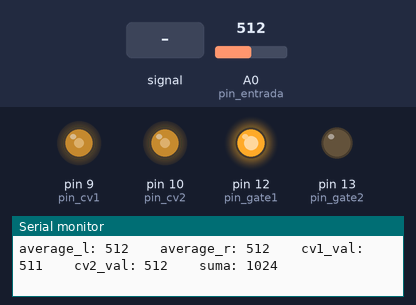
This sketch was run on a simulated Arduino Uno, built with avr-gcc and run on an emulated ATmega328P. Parts: output pins drawn as LEDs (lit = HIGH), the last lines printed to the serial monitor. The inputs (shaded band) are chosen by the test bench; at power-on: A0 (pin_entrada) = 512. Pins used as bus, display or sensor lines are not drawn.

Above: at 1.2 s.
1.3 s: A0 (pin_entrada) fed a 200 Hz sine of ±81 counts around its level
At 1.75 s:
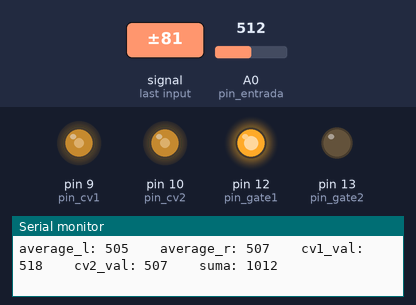
4.3 s: A0 (pin_entrada) set to 716
At 4.6 s:
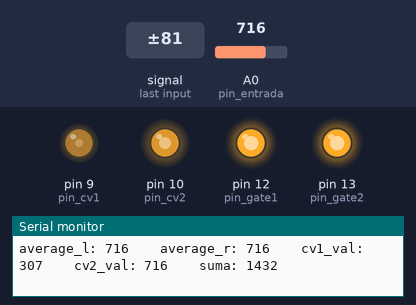
5.8 s: A0 (pin_entrada) fed a 1000 Hz sine of ±255 counts around its level
Timing chart, 0 to 6.7 s (numbered marks = the images above; inputs shaded):
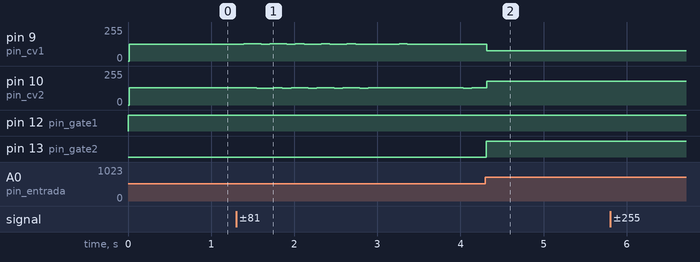

The sketch:

ribbon_main.ino
```cpp
//funciones clear bit y set bit
#define cbi(sfr, bit) (_SFR_BYTE(sfr) &= ~_BV(bit))
#define sbi(sfr, bit) (_SFR_BYTE(sfr) |= _BV(bit))

// constants won't change. Used here to
// set pin numbers:
const int pin_clock =  11;      // the number of the LED pin
const int pin_entrada = 0 ;  //pin de entrada del ribbon
const int numlectura = 50;  //definimos el tamaño de readings (un array de 10 valores)
const int pin_gate1 = 12;
const int pin_gate2 = 13;
const int pin_cv1 = 9;
const int pin_cv2 = 10;

volatile int timer_16d;

volatile boolean pin_salida_clock=0;  // almacen del estado actual de la salida de sincronia
unsigned long previous_micros = 0;        // will store last time LED was updated
unsigned long current_micros;
int lectura_alta;
int lectura_baja;
int lectura_suma;
int timer_3=0;
int timer_4=0;
int lectura_l[numlectura];   // creamos un array de 10 valores
int lectura_r[numlectura];   // creamos un array de 10 valores
int index_l = 0;             // el indice de la posicin del array
int index_r = 0;             // el indice de la posicin del array
unsigned int total_l = 0;    // the running total
unsigned int total_r = 0;    // the running total
int average_l = 0;           // la media de los valores almacenados
int average_r = 0;           // la media de los valores almacenados

int cv1_val=0;
int cv2_val=0;
int cv1_val_past=0;
int cv2_val_past=0;

void setup() {
  // set the digital pin as output:
  pinMode(pin_clock, OUTPUT);
  pinMode (pin_entrada,INPUT);
  Serial.begin(57600);
  // set prescale to 16 (1MHz ADC clock)
  sbi(ADCSRA,ADPS2) ;
  cbi(ADCSRA,ADPS1) ;
  cbi(ADCSRA,ADPS0) ;
  pinMode(pin_gate1, OUTPUT);
  pinMode(pin_gate2, OUTPUT);
  pinMode(pin_cv1, OUTPUT);
  pinMode(pin_cv2, OUTPUT);

  Setup_timer1();

  for (int thisReading = 0; thisReading < numlectura; thisReading++)
  {
    lectura_l[thisReading] = 0;
    lectura_r[thisReading] = 0;
  }

}

void loop()
{

  if (pin_salida_clock) //procedemos a la lectura del valor alto
  {
    current_micros= micros();
    if (current_micros>(previous_micros+350))
    {

      total_l= total_l - lectura_l[index_l]; // subtract the last reading:
      lectura_l[index_l]=analogRead(pin_entrada);
      total_l= total_l + lectura_l[index_l]; // add the reading to the total:
      index_l++;
      if (index_l >= numlectura) index_l = 0;

      average_l = total_l / numlectura; // calculate the average:
      //para depurar a pelo el CV1 del ribbon
      //average_l = analogRead(pin_entrada);
    }
  }

  if (!pin_salida_clock)//procedemos a la lectura del valor bajo
  {
    current_micros= micros();
    if (current_micros>(previous_micros+350))
    {

      total_r= total_r - lectura_r[index_r]; // subtract the last reading:
      lectura_r[index_r]=analogRead(pin_entrada);
      total_r= total_r + lectura_r[index_r]; // add the reading to the total:
      index_r++;
      if (index_r >= numlectura) index_r = 0;
      average_r = total_r / numlectura; // calculate the average:

      //para depurar a pelo el CV2 del ribbon
      //average_r=analogRead(pin_entrada);
    }
  }

  if(average_l>0){
    cv1_val = 1023-average_l;
    cv2_val = average_r;
  }
  else{
    cv1_val = cv1_val_past;
    cv2_val = cv2_val_past;
  }

  lectura_suma=average_l+average_r;

  if (timer_3 > 100) {
    timer_3= 0;
    Serial.print("average_l: ");
    Serial.print(average_l,DEC);
    Serial.print("    average_r: ");
    Serial.print(average_r,DEC);
    Serial.print("    cv1_val: ");
    Serial.print(cv1_val,DEC);
    Serial.print("    cv2_val: ");
    Serial.print(cv2_val,DEC);
    Serial.print("    suma: ");
    Serial.println(lectura_suma,DEC);
  }

  if (timer_4 > 200) {
    timer_4= 0;
    if(average_l>0){
      cv1_val_past = 1023-average_l;
      cv2_val_past = average_r;
    }
  }

  if(lectura_suma > 1250){
    digitalWrite(pin_gate1, HIGH);
    digitalWrite(pin_gate2, HIGH);
  }
  else if(lectura_suma > 0){
    digitalWrite(pin_gate1, HIGH);
    digitalWrite(pin_gate2, LOW);
  }
  else{
    digitalWrite(pin_gate1, LOW);
    digitalWrite(pin_gate2, LOW);
  }

}

void Setup_timer1() {
  OCR1A = 0x0000;
  OCR1B = 0x0000;
  TCCR1A = 0xA3;   // Mode PWM Phase Correct
  TCCR1B = 0x01;   // Prescaler clkI/O/8
  TCNT1 = 0x0000;
  TIMSK1 = 0x01;
}

//interrumpimos
ISR(TIMER1_OVF_vect) {
  cli();
  OCR1A = cv1_val;// pwm en pin 9 de 10bits
  OCR1B = cv2_val;// pwm en pin 10 de 10bits
  if(timer_16d++ > 2){ //3 ciclos son 480u segundos
    previous_micros=micros();
    timer_16d=0;
    pin_salida_clock =  !pin_salida_clock; // invierto conforme se invierte OC2A para saber el estado actual de la salida
    digitalWrite(pin_clock, pin_salida_clock);
    timer_3++;
    timer_4++;
  }
  sei();
}
```

Measured:
- after the input at 1.3 s, pin 9 (pin_cv1): 127/255 → 129/255 after 0.09 s, → 126/255 0.21 s later, → 129/255 0.10 s later, → 126/255 0.21 s later, … (21 changes in this stretch); pin 10 (pin_cv2): 128/255 → 129/255 after 0.15 s, → 126/255 0.10 s later, → 129/255 0.21 s later, → 126/255 0.10 s later, … (23 changes in this stretch)
- after the input at 4.3 s, pin 9 (pin_cv1): 127/255 → 77/255 at once; pin 13 (pin_gate2): LOW → HIGH at once
